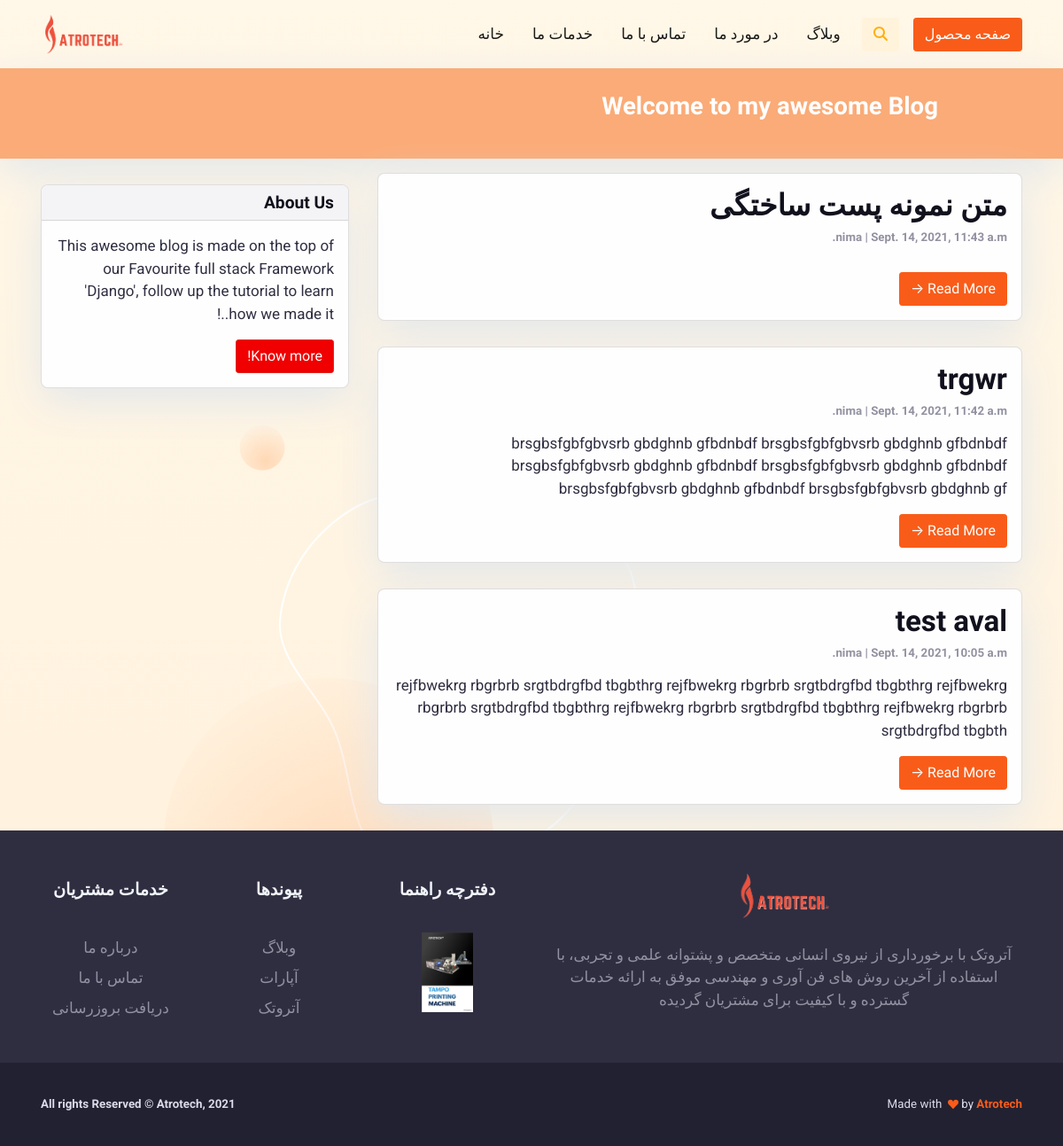
/blog, run on an earlier commit of the app's database.
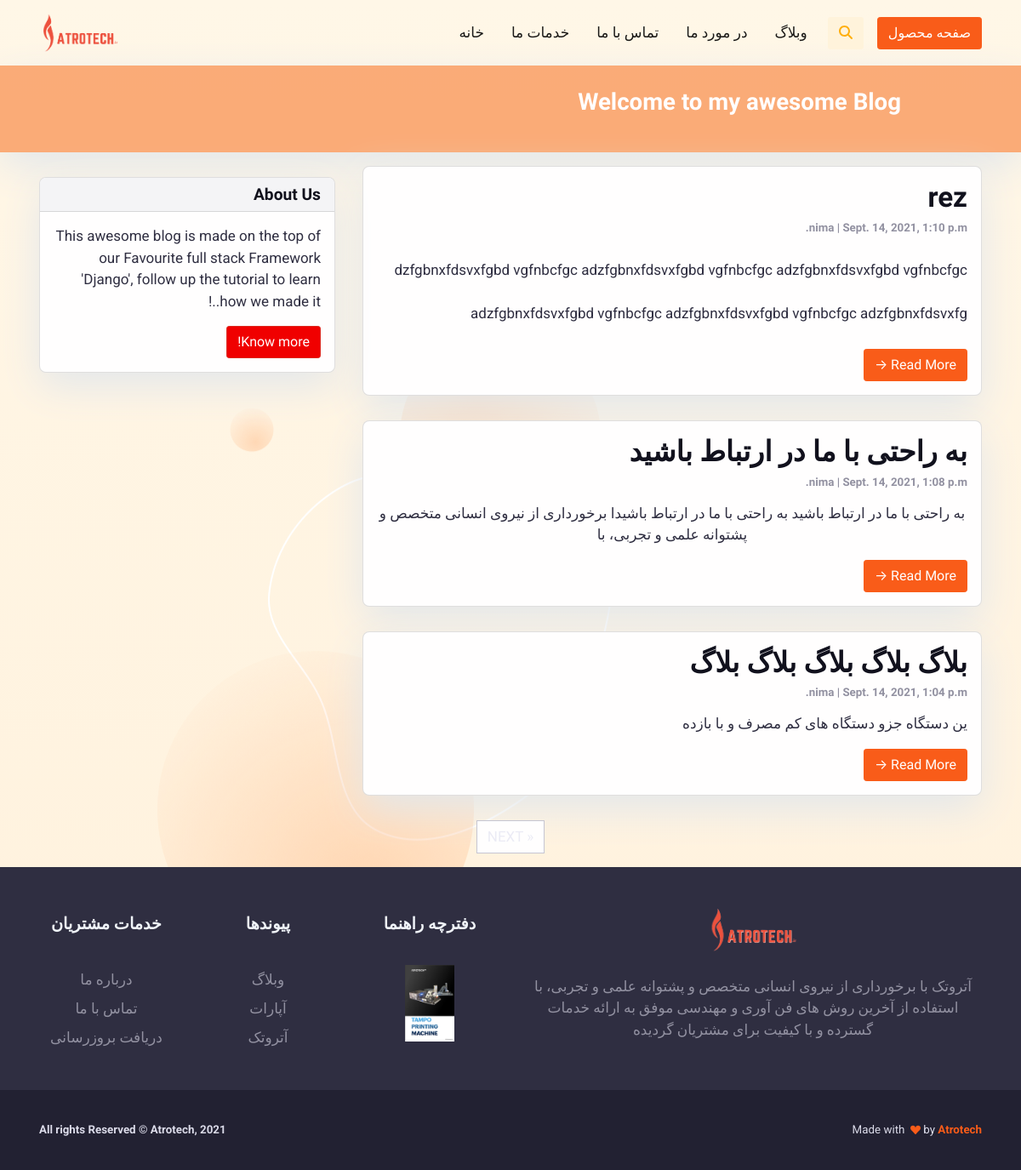
And on a later commit of the database.
### blog/models.py (models this page shows, shortened)
class Post(models.Model):
    title = models.CharField(max_length=200, unique=True)
    slug = models.SlugField(max_length=200, unique=True)
    author = models.ForeignKey(
        User, on_delete=models.CASCADE, related_name="blog_posts"
    )
    updated_on = models.DateTimeField(auto_now=True)
    content = models.TextField()
    created_on = models.DateTimeField(auto_now_add=True)
    status = models.IntegerField(choices=STATUS, default=0)
    class Meta:
        ordering = ["-created_on"]

### blog/views.py (the view)
# urls.py: path("blog", views.PostList.as_view(), name="home"),
class PostList(generic.ListView):
    queryset = Post.objects.filter(status=1).order_by("-created_on")
    template_name = "index.html"
    paginate_by = 3

### templates/index.html (shortened to what this page needs)
{% extends "base.html" %}
{% block content %}
<header class="masthead" dir="rtl">
  <div class="container">
    <div class="row">
      <div class=" col-md-8 col-md-10 mx-auto">
        <div class="site-heading">
          <h3 class=" site-heading my-4 mt-3 text-white"> Welcome to my awesome Blog </h3>
        </div>
      </div>
    </div>
  </div>
</header>
<div class="container"  dir="rtl">
  <div class="row">
    <div class="col-md-8 mt-3 left">
      {% for post in post_list %}
      <div class="card mb-4">
        <div class="card-body">
          <h2 class="card-title">{{ post.title }}</h2>
          <p class="card-text text-muted h6">{{ post.author }} | {{ post.created_on}}  </p>
          <p class="card-text">{{post.content|safe|slice:":200" }}</p>
          <a href="{% url 'post_detail' post.slug  %}" class="btn btn-primary">Read More &rarr;</a>
        </div>
      </div>
      {% endfor %}
    </div>
    {% block sidebar %}
    {% include 'sidebar.html' %}
    {% endblock sidebar %}
  </div>
</div>
{% if is_paginated %}
<ul class="pagination justify-content-center">
  {% if page_obj.has_next %}
  <li><a href="?page={{ page_obj.next_page_number }}" class="page-link"> NEXT &raquo;</a></li>
  {% endif %}
</ul>
{% endif %}
{%endblock%}

### templates/base.html (shortened to what this page needs)
{% load static %}
<!DOCTYPE html>
<html>
<head>
  <link href="{% static 'tampo/assets/css/theme.css' %}" rel="stylesheet" />
  <link rel="stylesheet" href="{% static 'css/base.css' %}">
</head>
<body>
<main class="main" id="top">
  <nav class="navbar navbar-expand-lg navbar-light fixed-top py-3 d-block" data-navbar-on-scroll="data-navbar-on-scroll">
    <div class="container"><a class="navbar-brand" href="{% url 'tampo' %}"><img src="{% static 'tampo/assets/img/gallery/logo.png' %}" height="45" alt="logo" /></a>
      <div class="collapse navbar-collapse border-top border-lg-0 mt-4 mt-lg-0" id="navbarSupportedContent">
        <ul class="navbar-nav ms-auto pt-2 pt-lg-0 font-base">
          <li class="nav-item px-2"><a class="nav-link" aria-current="page" href="index.html"> خانه </a></li>
          <li class="nav-item px-2"><a class="nav-link" href="#services"> خدمات ما </a></li>
          <li class="nav-item px-2"><a class="nav-link" href="#findUs"> تماس با ما </a></li>
          <li class="nav-item px-2"><a class="nav-link" href="#"> در مورد ما </a></li>
          <li class="nav-item px-2"><a class="nav-link" href="{% url 'home' %}"> وبلاگ </a></li>
        </ul>
        <div class="dropdown d-none d-lg-block">
          <button class="btn bg-soft-warning ms-2" id="dropdownMenuButton1" type="submit" data-bs-toggle="dropdown" aria-expanded="false"><i class="fas fa-search text-warning"></i></button>
        </div><a class="btn btn-primary order-1 order-lg-0 ms-lg-3" href="#!"> صفحه محصول </a>
      </div>
    </div>
  </nav>
  <br><br><br>
  {% block content %}{% endblock content %}
  <section class="bg-900 pb-0 pt-5">
    <div class="container">
      <div class="row" align="center" dir="rtl">
        <div class="col-12 col-sm-12 col-lg-6 mb-4 order-0 order-sm-0"><a class="text-decoration-none" href="#"><img src="{% static 'tampo/assets/img/gallery/logo.png' %}" height="51" alt="" /></a>
          <p class="text-500 my-4"> آتروتک با برخوردارى از نيروى انسانى متخصص و پشتوانه علمى و تجربى، با استفاده از آخرين روش هاى فن آورى و مهندسى موفق به ارائه خدمات گسترده و با كيفيت براى مشتريان گرديده </p>
        </div>
        <div class="col-6 col-sm-4 col-lg-2 mb-3 order-2 order-sm-1">
          <h5 class="lh-lg fw-bold mb-4 text-light font-sans-serif"> دفترچه راهنما </h5>
          <a href="#"> <img src="{% static 'tampo/assets/img/gallery/footerimg.png' %}" height="90" alt=""> </a>
        </div>
        <div class="col-6 col-sm-4 col-lg-2 mb-3 order-3 order-sm-2">
          <h5 class="lh-lg fw-bold mb-4 text-light font-sans-serif"> پیوندها </h5>
          <ul class="list-unstyled mb-md-4 mb-lg-0">
            <li class="lh-lg"><a class="text-500" href="#!"> وبلاگ </a></li>
            <li class="lh-lg"><a class="text-500" href="#!"> آپارات </a></li>
            <li class="lh-lg"><a class="text-500" href="#!"> آتروتک </a></li>
          </ul>
        </div>
        <div class="col-6 col-sm-4 col-lg-2 mb-3 order-3 order-sm-2">
          <h5 class="lh-lg fw-bold text-light mb-4 font-sans-serif"> خدمات مشتریان </h5>
          <ul class="list-unstyled mb-md-4 mb-lg-0">
            <li class="lh-lg"><a class="text-500" href="#!"> درباره ما </a></li>
            <li class="lh-lg"><a class="text-500" href="#!"> تماس با ما </a></li>
            <li class="lh-lg"><a class="text-500" href="#!"> دریافت بروزرسانی </a></li>
          </ul>
        </div>
      </div>
    </div>
  </section>
  <section class="py-0 bg-1000">
    <div class="container">
      <div class="row justify-content-md-between justify-content-evenly py-4">
        <div class="col-12 col-sm-8 col-md-6 col-lg-auto text-center text-md-start">
          <p class="fs--1 my-2 fw-bold text-200">All rights Reserved &copy; Atrotech, 2021</p>
        </div>
        <div class="col-12 col-sm-8 col-md-6">
          <p class="fs--1 my-2 text-center text-md-end text-200"> Made with&nbsp;
            <svg class="bi bi-suit-heart-fill" xmlns="http://www.w3.org/2000/svg" width="12" height="12" fill="#F95C19" viewBox="0 0 16 16">
              <path d="M4 1c2.21 0 4 1.755 4 3.92C8 2.755 9.79 1 12 1s4 1.755 4 3.92c0 3.263-3.234 4.414-7.608 9.608a.513.513 0 0 1-.784 0C3.234 9.334 0 8.183 0 4.92 0 2.755 1.79 1 4 1z"></path>
            </svg>&nbsp;by&nbsp;<a class="fw-bold text-primary" href="https://Atrotech.ir" target="_blank">Atrotech </a>
          </p>
        </div>
      </div>
    </div>
  </section>
</main>
</body>
</html>

### templates/sidebar.html
{% block sidebar %}
<div class="col-md-4 float-right ">
    <div class="card my-4">
        <h5 class="card-header">About Us</h5>
        <div class="card-body">
            <p class="card-text"> This awesome blog is made on the top of our Favourite full stack Framework 'Django',
                follow up the tutorial to learn how we made it..!</p>
            <a href="#" class="btn btn-danger">Know more!</a>
        </div>
    </div>
</div>
{% endblock sidebar %}

### static/css/base.css (style rules this page uses)
body { font-family: "Roboto", sans-serif; font-size: 17px; background-color: #fdfdfd; }
.btn-danger { color: #fff; background-color: #f00000; border-color: #dc281e; }
.masthead { background: #f7752894; height: auto; padding-bottom: 15px; box-shadow: 0 16px 48px #E3E7EB; padding-top: 10px; }
.card { box-shadow: 0 16px 48px #E3E7EB; }

What changed in the data, as far as the page shows it:
removed Post: title "متن نمونه پست ساختگی", author "nima", created_on "Sept. 14, 2021, 11:43 a.m."
removed Post: title "trgwr", author "nima", created_on "Sept. 14, 2021, 11:42 a.m.", content "brsgbsfgbfgbvsrb gbdghnb gfbdnbdf brsgbsfgbfgbvsrb gbdghnb gfbdnbdf brsgbsfgbfgbvsrb gbdghnb gfbdnbdf brsgbsfgbfgbvsrb gbdghnb gfbdnbdf brsgbsfgbfgbvsrb gbdghnb gfbdnbdf brsgbsfgbfgbvsrb gbdghnb gf"
removed Post: title "test aval", author "nima", created_on "Sept. 14, 2021, 10:05 a.m.", content "rejfbwekrg rbgrbrb srgtbdrgfbd tbgbthrg rejfbwekrg rbgrbrb srgtbdrgfbd tbgbthrg rejfbwekrg rbgrbrb srgtbdrgfbd tbgbthrg rejfbwekrg rbgrbrb srgtbdrgfbd tbgbthrg rejfbwekrg rbgrbrb srgtbdrgfbd tbgbth"
added Post: title "rez", author "nima", created_on "Sept. 14, 2021, 1:10 p.m.", content "dzfgbnxfdsvxfgbd vgfnbcfgc adzfgbnxfdsvxfgbd vgfnbcfgc adzfgbnxfdsvxfgbd vgfnbcfgc adzfgbnxfdsvxfgbd vgfnbcfgc adzfgbnxfdsvxfgbd vgfnbcfgc adzfgbnxfdsvxfg"
added Post: title "به راحتی با ما در ارتباط باشید", author "nima", created_on "Sept. 14, 2021, 1:08 p.m.", content "به راحتی با ما در ارتباط باشید به راحتی با ما در ارتباط باشید ا برخوردارى از نيروى انسانى متخصص و پشتوانه علمى و تجربى، با"
added Post: title "بلاگ بلاگ بلاگ بلاگ بلاگ", author "nima", created_on "Sept. 14, 2021, 1:04 p.m.", content "ین دستگاه جزو دستگاه های کم مصرف و با بازده"
